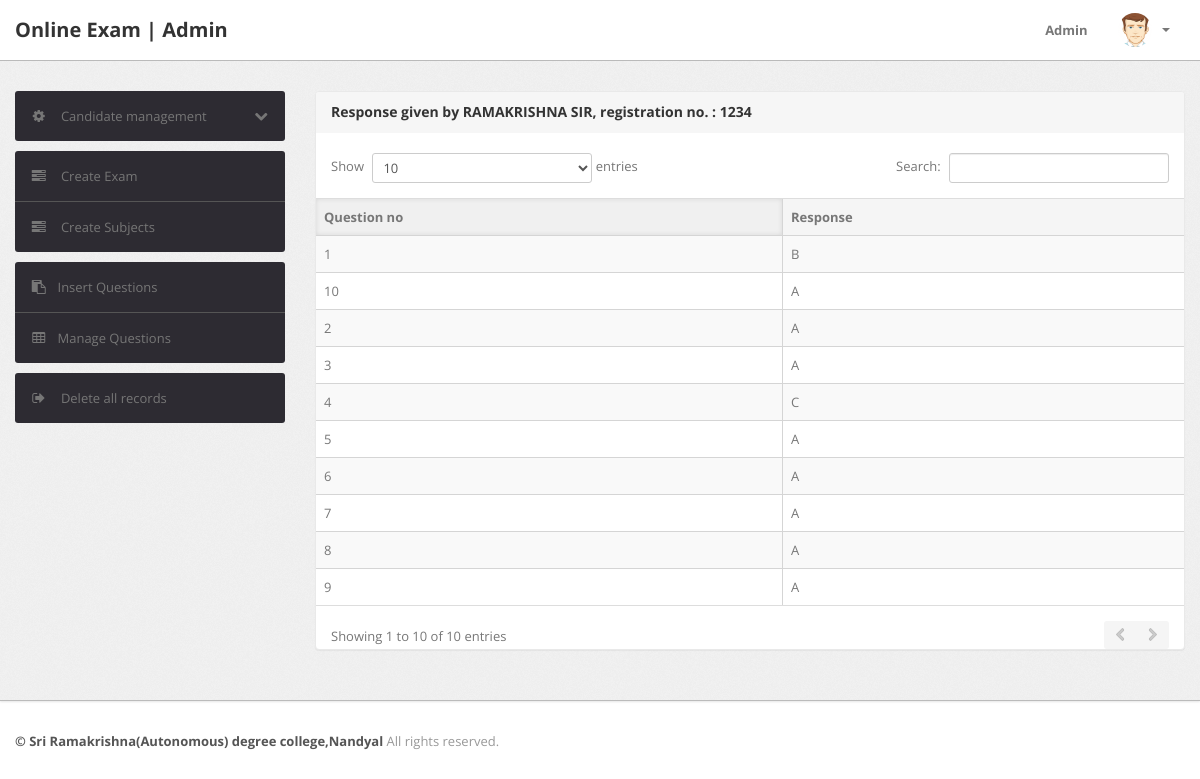
Page /admin/cand-resp.php?id=1234 (signed in) on the committed database.
### tables this page shows
CREATE TABLE IF NOT EXISTS `student` (
  `Regd_id` varchar(50) NOT NULL DEFAULT '',
  `Name` varchar(200) DEFAULT NULL,
  `Password` varchar(20) DEFAULT NULL,
  PRIMARY KEY (`Regd_id`)
);

CREATE TABLE IF NOT EXISTS `student_response` (
  `id` int(10) NOT NULL,
  `Cand_regd_id` varchar(50) DEFAULT NULL,
  `Ques_no` int(10) DEFAULT NULL,
  `Resp_choice` varchar(5) DEFAULT NULL,
  `Mark_review` varchar(1) DEFAULT NULL,
  PRIMARY KEY (`id`)
);

### admin/cand-resp.php (the view, shortened to what this page needs)
<?php
include('include/config.php');
if(strlen($_SESSION['alogin'])==0)
	{
header('location:index.php');
}
else{
if(isset($_GET['id']))
		 {
$regd=$_GET['id'];
$query_name=mysqli_query($con,"select * from student where Regd_id='$regd' ");
$row_name=mysqli_fetch_array($query_name);
$name=$row_name['Name'];
?>
<!DOCTYPE html>
<html lang="en">
<head>
	<link type="text/css" href="bootstrap/css/bootstrap.min.css" rel="stylesheet">
	<link type="text/css" href="bootstrap/css/bootstrap-responsive.min.css" rel="stylesheet">
	<link type="text/css" href="css/theme.css" rel="stylesheet">
	<link type="text/css" href="images/icons/css/font-awesome.css" rel="stylesheet">
</head>
<body>
<?php include('include/header.php');?>
	<div class="wrapper">
		<div class="container">
			<div class="row">
<?php include('include/sidebar.php');?>
			<div class="span9">
					<div class="content">
	<div class="module">
							<div class="module-head">
								<h3>Response given by <?php echo $name;?>, registration no. : <?php echo $regd;?></h3>
							</div>
							<br />
								<table cellpadding="0" cellspacing="0" border="0" class="datatable-1 table table-bordered table-striped	 display" width="100%">
									<thead>
										<tr>
										 	<th>Question no</th>
											<th>Response</th>
										</tr>
									</thead>
									<tbody>
<?php
 $query=mysqli_query($con,"select * from student_response where Cand_regd_id='$regd' ");
while($row=mysqli_fetch_array($query))
{
?>
										<tr>
											<td><?php echo htmlentities($row['Ques_no']);?></td>
										<td> <?php echo $row['Resp_choice'];?></td>
										</tr>
										<?php } ?>
								</table>
							</div>
						</div>
					</div>
				</div>
			</div>
		</div>
<?php include('include/footer.php');?>
</body>
<?php }} ?>

### admin/css/theme.css (style rules this page uses)
body { font-size: 13px; font-family: 'Open Sans', Arial, sans-serif; background: #fff; color: #777 }
h1, h2, h3, h4, h5, h6 { color: #333; margin-top: 0 }
h3 { font-size: 20px }
.wrapper { background: url(../images/bg.png) #eee; border-bottom: 1px solid #bbb; -webkit-box-shadow: 0 1px 2px rgba(0,0,0,0.1); -moz-box-shadow: 0 1px 2px rgba(0,0,0,0.1); box-shadow: 0 1px 2px rgba(0,0,0,0.1); padding: 30px 0 }
.module { background: #fff; -webkit-border-radius: 3px; -moz-border-radius: 3px; border-radius: 3px; border: 1px solid #ccc; border-bottom-color: #bbb; -webkit-box-shadow: 0 0 1px rgba(0,0,0,0.2); -moz-box-shadow: 0 0 1px rgba(0,0,0,0.2); box-shadow: 0 0 1px rgba(0,0,0,0.2); margin-bottom: 30px }
.table { margin-bottom: 0 }
.table th, .table td { border-color: #d5d5d5!important }
.table-bordered thead:first-child tr:first-child>th:first-child, .table-bordered tbody:first-child tr:first-child>td:first-child { -webkit-border-top-left-radius: 2px; -moz-border-radius-topleft: 2px; border-top-left-radius: 2px }
.table-bordered thead:first-child tr:first-child>th:last-child, .table-bordered tbody:first-child tr:first-child>td:last-child { -webkit-border-top-right-radius: 2px; -moz-border-radius-topright: 2px; border-top-right-radius: 2px }
.table-bordered thead:last-child tr:last-child>th:first-child, .table-bordered tbody:last-child tr:last-child>td:first-child, .table-bordered tfoot:last-child tr:last-child>td:first-child { -webkit-border-bottom-left-radius: 2px; -moz-border-radius-bottomleft: 2px; border-bottom-left-radius: 2px }
.table-bordered thead:last-child tr:last-child>th:last-child, .table-bordered tbody:last-child tr:last-child>td:last-child, .table-bordered tfoot:last-child tr:last-child>td:last-child { -webkit-border-bottom-right-radius: 2px; -moz-border-radius-bottomright: 2px; border-bottom-right-radius: 2px }
.module { box-shadow: 0 0 3px rgba(0,0,0,.1); border-color: #e9e9e9; margin-bottom: 20px; background-color: #fff; border-radius: 4px; -webkit-box-shadow: 0 1px 1px rgba(0,0,0,.05); box-shadow: 0 1px 1px rgba(0,0,0,.05); }
.module-head { color: #767676; background-color: #f6f6f6; border-color: #e9e9e9; padding: 10px 15px; border-bottom: 1px solid transparent; border-top-right-radius: 3px; border-top-left-radius: 3px; }
.module-head h3 { font-size: 14px; line-height: 20px; height: 20px; margin: 0 }
.dataTables_wrapper table th { background: #f5f5f5; cursor: pointer }
.dataTables_wrapper table th.sorting_asc, .dataTables_wrapper table th.sorting_desc { background: #f0f0f0; -webkit-box-shadow: 0 0 5px rgba(0,0,0,0.1) inset; -moz-box-shadow: 0 0 5px rgba(0,0,0,0.1) inset; box-shadow: 0 0 5px rgba(0,0,0,0.1) inset }
.dataTables_wrapper .table-bordered { -webkit-border-radius: 0; -moz-border-radius: 0; border-radius: 0; border-left: 0; border-right: 0 }
.dataTables_wrapper .table-bordered thead tr>th:first-child, .dataTables_wrapper .table-bordered tbody tr>td:first-child, .dataTables_wrapper .table-bordered tfoot tr>td:first-child, .dataTables_wrapper .table-bordered tfoot tr>th:first-child { border-left: 0 }
.dataTables_wrapper .table-bordered thead:first-child tr:first-child>th:first-child, .dataTables_wrapper .table-bordered tbody:first-child tr:first-child>td:first-child { -webkit-border-top-left-radius: 0; -moz-border-radius-topleft: 0; border-top-left-radius: 0 }
.dataTables_wrapper .table-bordered thead:first-child tr:first-child>th:last-child, .dataTables_wrapper .table-bordered tbody:first-child tr:first-child>td:last-child { -webkit-border-top-right-radius: 0; -moz-border-radius-topright: 0; border-top-right-radius: 0 }
.dataTables_wrapper .table-bordered thead:last-child tr:last-child>th:first-child, .dataTables_wrapper .table-bordered tbody:last-child tr:last-child>td:first-child, .dataTables_wrapper .table-bordered tfoot:last-child tr:last-child>td:first-child { -webkit-border-bottom-left-radius: 0; -moz-border-radius-bottomleft: 0; border-bottom-left-radius: 0 }
.dataTables_wrapper .table-bordered thead:last-child tr:last-child>th:last-child, .dataTables_wrapper .table-bordered tbody:last-child tr:last-child>td:last-child, .dataTables_wrapper .table-bordered tfoot:last-child tr:last-child>td:last-child { -webkit-border-bottom-right-radius: 0; -moz-border-radius-bottomright: 0; border-bottom-right-radius: 0 }

### rows in the picture
student: Name "RAMAKRISHNA SIR"
student_response: Ques_no "1", Resp_choice "B"
student_response: Ques_no "2", Resp_choice "A"
student_response: Ques_no "3", Resp_choice "A"
student_response: Ques_no "4", Resp_choice "C"
student_response: Ques_no "5", Resp_choice "A"
student_response: Ques_no "6", Resp_choice "A"
student_response: Ques_no "7", Resp_choice "A"
student_response: Ques_no "8", Resp_choice "A"
student_response: Ques_no "10", Resp_choice "A"
student_response: Ques_no "9", Resp_choice "A"

### other values in the picture
$regd "1234"
